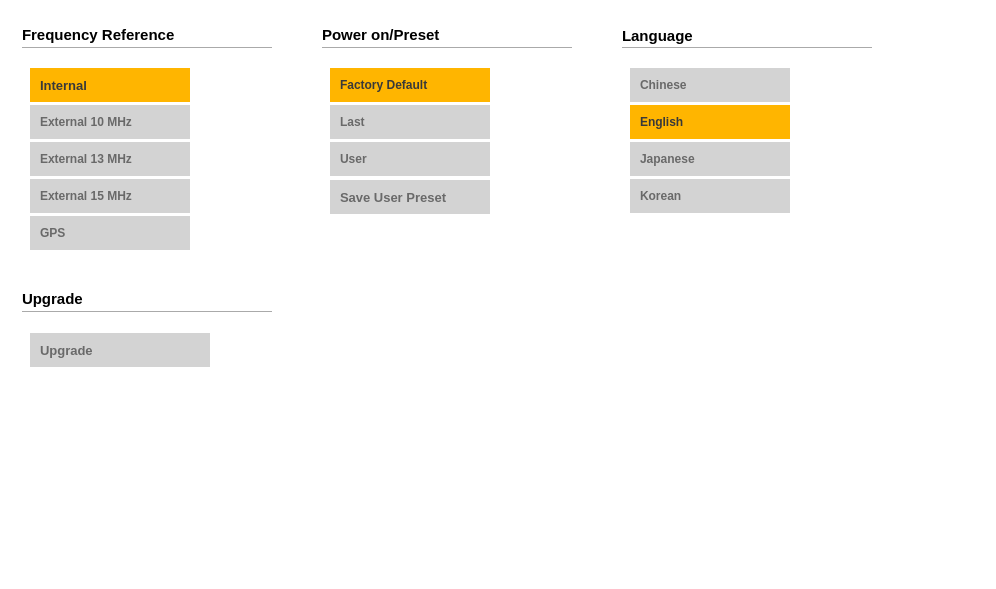
<?xml version="1.0" encoding="UTF-8"?>
<ui version="4.0">
 <class>comset</class>
 <widget class="QWidget" name="comset">
  <property name="geometry">
   <rect>
    <x>0</x>
    <y>0</y>
    <width>996</width>
    <height>589</height>
   </rect>
  </property>
  <property name="windowTitle">
   <string>Form</string>
  </property>
  <property name="styleSheet">
   <string notr="true">background-color: rgba(255, 255, 255,1);</string>
  </property>
  <property name="pltdismode" stdset="0">
   <string>indoor</string>
  </property>
  <widget class="QWidget" name="widget_2" native="true">
   <property name="geometry">
    <rect>
     <x>0</x>
     <y>0</y>
     <width>996</width>
     <height>720</height>
    </rect>
   </property>
   <property name="styleSheet">
    <string notr="true">QPushButton{
padding-left:10px;text-align:left;
color: rgb(105, 105, 105);
background-color: rgb(211, 211, 211);
font: 10pt &quot;Arial&quot;;
font-weight:Bold;
border: none;
}
QPushButton:checked
{
background-color: rgb(255, 181, 0);
color: rgb(57, 57, 57);
}
QLabel{background-color:rgba(0,0,0,0);
font: 11pt &quot;Arial&quot;;font-weight:Bold;}

#comset[pltdismode=&quot;night&quot;] #widget_2
{	
background-color: rgb(0, 0, 0);
}
#comset[pltdismode=&quot;indoor&quot;] #widget_2
{	
background-color:white;
}</string>
   </property>
   <widget class="Line" name="line_4">
    <property name="geometry">
     <rect>
      <x>22</x>
      <y>47</y>
      <width>250</width>
      <height>2</height>
     </rect>
    </property>
    <property name="styleSheet">
     <string notr="true">#comset[pltdismode=&quot;indoor&quot;] #line_4
 {
background-color:rgba(6,62,97,1);	
}
#comset[pltdismode=&quot;night&quot;] #line_4
 {
background-color:rgba(7,97,116,1);
}</string>
    </property>
    <property name="orientation">
     <enum>Qt::Horizontal</enum>
    </property>
   </widget>
   <widget class="QLabel" name="label_4">
    <property name="geometry">
     <rect>
      <x>22</x>
      <y>26</y>
      <width>171</width>
      <height>17</height>
     </rect>
    </property>
    <property name="font">
     <font>
      <family>Arial</family>
      <pointsize>11</pointsize>
      <weight>75</weight>
      <bold>true</bold>
     </font>
    </property>
    <property name="styleSheet">
     <string notr="true">#comset[pltdismode=&quot;indoor&quot;] QLabel 
 {
color:rgba(6,62,97,1);
	background-color: white;
}
#comset[pltdismode=&quot;night&quot;] QLabel 
 {
color:rgba(7,97,116,1);
	background-color: black;
}</string>
    </property>
    <property name="text">
     <string>Frequency Reference</string>
    </property>
   </widget>
   <widget class="Line" name="line_5">
    <property name="geometry">
     <rect>
      <x>322</x>
      <y>47</y>
      <width>250</width>
      <height>2</height>
     </rect>
    </property>
    <property name="styleSheet">
     <string notr="true">#comset[pltdismode=&quot;indoor&quot;] #line_5
 {
background-color:rgba(6,62,97,1);	
}
#comset[pltdismode=&quot;night&quot;] #line_5
 {
background-color:rgba(7,97,116,1);
}</string>
    </property>
    <property name="orientation">
     <enum>Qt::Horizontal</enum>
    </property>
   </widget>
   <widget class="QLabel" name="label_5">
    <property name="geometry">
     <rect>
      <x>322</x>
      <y>26</y>
      <width>121</width>
      <height>17</height>
     </rect>
    </property>
    <property name="font">
     <font>
      <family>Arial</family>
      <pointsize>11</pointsize>
      <weight>75</weight>
      <bold>true</bold>
     </font>
    </property>
    <property name="styleSheet">
     <string notr="true">#comset[pltdismode=&quot;indoor&quot;] QLabel 
 {
color:rgba(6,62,97,1);
	background-color: white;
}
#comset[pltdismode=&quot;night&quot;] QLabel 
 {
color:rgba(7,97,116,1);
	background-color: black;
}</string>
    </property>
    <property name="text">
     <string>Power on/Preset </string>
    </property>
   </widget>
   <widget class="Line" name="line_6">
    <property name="geometry">
     <rect>
      <x>622</x>
      <y>47</y>
      <width>250</width>
      <height>2</height>
     </rect>
    </property>
    <property name="styleSheet">
     <string notr="true">#comset[pltdismode=&quot;indoor&quot;] #line_6
 {
background-color:rgba(6,62,97,1);	
}
#comset[pltdismode=&quot;night&quot;] #line_6
 {
background-color:rgba(7,97,116,1);
}</string>
    </property>
    <property name="orientation">
     <enum>Qt::Horizontal</enum>
    </property>
   </widget>
   <widget class="QLabel" name="label_6">
    <property name="geometry">
     <rect>
      <x>622</x>
      <y>27</y>
      <width>101</width>
      <height>17</height>
     </rect>
    </property>
    <property name="font">
     <font>
      <family>Arial</family>
      <pointsize>11</pointsize>
      <weight>75</weight>
      <italic>false</italic>
      <bold>true</bold>
     </font>
    </property>
    <property name="styleSheet">
     <string notr="true">#comset[pltdismode=&quot;indoor&quot;] QLabel 
 {
color:rgba(6,62,97,1);
	background-color: white;
}
#comset[pltdismode=&quot;night&quot;] QLabel 
 {
color:rgba(7,97,116,1);
	background-color: black;
}</string>
    </property>
    <property name="text">
     <string>Language</string>
    </property>
   </widget>
   <widget class="Line" name="line_7">
    <property name="geometry">
     <rect>
      <x>22</x>
      <y>311</y>
      <width>250</width>
      <height>2</height>
     </rect>
    </property>
    <property name="styleSheet">
     <string notr="true">#comset[pltdismode=&quot;indoor&quot;] #line_7
 {
background-color:rgba(6,62,97,1);	
}
#comset[pltdismode=&quot;night&quot;] #line_7
 {
background-color:rgba(7,97,116,1);
}</string>
    </property>
    <property name="orientation">
     <enum>Qt::Horizontal</enum>
    </property>
   </widget>
   <widget class="QLabel" name="label_7">
    <property name="geometry">
     <rect>
      <x>22</x>
      <y>290</y>
      <width>81</width>
      <height>17</height>
     </rect>
    </property>
    <property name="font">
     <font>
      <family>Arial</family>
      <pointsize>11</pointsize>
      <weight>75</weight>
      <italic>false</italic>
      <bold>true</bold>
     </font>
    </property>
    <property name="styleSheet">
     <string notr="true">#comset[pltdismode=&quot;indoor&quot;] QLabel 
 {
color:rgba(6,62,97,1);
	background-color: white;
}
#comset[pltdismode=&quot;night&quot;] QLabel 
 {
color:rgba(7,97,116,1);
	background-color: black;
}</string>
    </property>
    <property name="text">
     <string>Upgrade</string>
    </property>
   </widget>
   <widget class="QPushButton" name="interrefbtn">
    <property name="geometry">
     <rect>
      <x>30</x>
      <y>68</y>
      <width>160</width>
      <height>34</height>
     </rect>
    </property>
    <property name="font">
     <font>
      <family>Arial</family>
      <pointsize>10</pointsize>
      <weight>75</weight>
      <italic>false</italic>
      <bold>true</bold>
     </font>
    </property>
    <property name="layoutDirection">
     <enum>Qt::LeftToRight</enum>
    </property>
    <property name="styleSheet">
     <string notr="true">#comset[pltdismode=&quot;indoor&quot;] QPushButton
{
color: rgb(105, 105, 105);
background-color: rgb(211, 211, 211);
}
#comset[pltdismode=&quot;night&quot;] QPushButton
{
color: rgb(250,218,166);
background-color: rgb(24,23,20);
}
#comset[pltdismode=&quot;indoor&quot;] QPushButton:checked
{
background-color: rgb(255, 181, 0);
color: rgb(57, 57, 57);
}
#comset[pltdismode=&quot;night&quot;] QPushButton:checked
{
background-color: rgb(255, 156, 0);
color: rgb(0, 0, 0);
}
QPushButton{
padding-left:10px;text-align:left;
font: 10pt &quot;Arial&quot;;
font-weight:Bold;
}</string>
    </property>
    <property name="text">
     <string>Internal</string>
    </property>
    <property name="checkable">
     <bool>true</bool>
    </property>
    <property name="checked">
     <bool>true</bool>
    </property>
    <attribute name="buttonGroup">
     <string notr="true">buttonGroup</string>
    </attribute>
   </widget>
   <widget class="QPushButton" name="ext10btn">
    <property name="geometry">
     <rect>
      <x>30</x>
      <y>105</y>
      <width>160</width>
      <height>34</height>
     </rect>
    </property>
    <property name="styleSheet">
     <string notr="true">#comset[pltdismode=&quot;indoor&quot;] QPushButton
{
color: rgb(105, 105, 105);
background-color: rgb(211, 211, 211);
}
#comset[pltdismode=&quot;night&quot;] QPushButton
{
color: rgb(250,218,166);
background-color: rgb(24,23,20);
}
#comset[pltdismode=&quot;indoor&quot;] QPushButton:checked
{
background-color: rgb(255, 181, 0);
color: rgb(57, 57, 57);
}
#comset[pltdismode=&quot;night&quot;] QPushButton:checked
{
background-color: rgb(255, 156, 0);
color: rgb(0, 0, 0);
}
QPushButton{
padding-left:10px;text-align:left;
font: 10pt &quot;Arial&quot;;
font-weight:Bold;
}</string>
    </property>
    <property name="text">
     <string>External 10 MHz</string>
    </property>
    <property name="checkable">
     <bool>true</bool>
    </property>
    <attribute name="buttonGroup">
     <string notr="true">buttonGroup</string>
    </attribute>
   </widget>
   <widget class="QPushButton" name="ext13btn">
    <property name="geometry">
     <rect>
      <x>30</x>
      <y>142</y>
      <width>160</width>
      <height>34</height>
     </rect>
    </property>
    <property name="styleSheet">
     <string notr="true">#comset[pltdismode=&quot;indoor&quot;] QPushButton
{
color: rgb(105, 105, 105);
background-color: rgb(211, 211, 211);
}
#comset[pltdismode=&quot;night&quot;] QPushButton
{
color: rgb(250,218,166);
background-color: rgb(24,23,20);
}
#comset[pltdismode=&quot;indoor&quot;] QPushButton:checked
{
background-color: rgb(255, 181, 0);
color: rgb(57, 57, 57);
}
#comset[pltdismode=&quot;night&quot;] QPushButton:checked
{
background-color: rgb(255, 156, 0);
color: rgb(0, 0, 0);
}
QPushButton{
padding-left:10px;text-align:left;
font: 10pt &quot;Arial&quot;;
font-weight:Bold;
}</string>
    </property>
    <property name="text">
     <string>External 13 MHz</string>
    </property>
    <property name="checkable">
     <bool>true</bool>
    </property>
    <attribute name="buttonGroup">
     <string notr="true">buttonGroup</string>
    </attribute>
   </widget>
   <widget class="QPushButton" name="ext15btn">
    <property name="geometry">
     <rect>
      <x>30</x>
      <y>179</y>
      <width>160</width>
      <height>34</height>
     </rect>
    </property>
    <property name="styleSheet">
     <string notr="true">#comset[pltdismode=&quot;indoor&quot;] QPushButton
{
color: rgb(105, 105, 105);
background-color: rgb(211, 211, 211);
}
#comset[pltdismode=&quot;night&quot;] QPushButton
{
color: rgb(250,218,166);
background-color: rgb(24,23,20);
}
#comset[pltdismode=&quot;indoor&quot;] QPushButton:checked
{
background-color: rgb(255, 181, 0);
color: rgb(57, 57, 57);
}
#comset[pltdismode=&quot;night&quot;] QPushButton:checked
{
background-color: rgb(255, 156, 0);
color: rgb(0, 0, 0);
}
QPushButton{
padding-left:10px;text-align:left;
font: 10pt &quot;Arial&quot;;
font-weight:Bold;
}</string>
    </property>
    <property name="text">
     <string>External 15 MHz</string>
    </property>
    <property name="checkable">
     <bool>true</bool>
    </property>
    <attribute name="buttonGroup">
     <string notr="true">buttonGroup</string>
    </attribute>
   </widget>
   <widget class="QPushButton" name="gpsrefbtn">
    <property name="geometry">
     <rect>
      <x>30</x>
      <y>216</y>
      <width>160</width>
      <height>34</height>
     </rect>
    </property>
    <property name="styleSheet">
     <string notr="true">#comset[pltdismode=&quot;indoor&quot;] QPushButton
{
color: rgb(105, 105, 105);
background-color: rgb(211, 211, 211);
}
#comset[pltdismode=&quot;night&quot;] QPushButton
{
color: rgb(250,218,166);
background-color: rgb(24,23,20);
}
#comset[pltdismode=&quot;indoor&quot;] QPushButton:checked
{
background-color: rgb(255, 181, 0);
color: rgb(57, 57, 57);
}
#comset[pltdismode=&quot;night&quot;] QPushButton:checked
{
background-color: rgb(255, 156, 0);
color: rgb(0, 0, 0);
}
QPushButton{
padding-left:10px;text-align:left;
font: 10pt &quot;Arial&quot;;
font-weight:Bold;
}</string>
    </property>
    <property name="text">
     <string>GPS</string>
    </property>
    <property name="checkable">
     <bool>true</bool>
    </property>
    <attribute name="buttonGroup">
     <string notr="true">buttonGroup</string>
    </attribute>
   </widget>
   <widget class="QPushButton" name="pushButton_12">
    <property name="geometry">
     <rect>
      <x>330</x>
      <y>68</y>
      <width>160</width>
      <height>34</height>
     </rect>
    </property>
    <property name="styleSheet">
     <string notr="true">#comset[pltdismode=&quot;indoor&quot;] QPushButton
{
color: rgb(105, 105, 105);
background-color: rgb(211, 211, 211);
}
#comset[pltdismode=&quot;night&quot;] QPushButton
{
color: rgb(250,218,166);
background-color: rgb(24,23,20);
}
#comset[pltdismode=&quot;indoor&quot;] QPushButton:checked
{
background-color: rgb(255, 181, 0);
color: rgb(57, 57, 57);
}
#comset[pltdismode=&quot;night&quot;] QPushButton:checked
{
background-color: rgb(255, 156, 0);
color: rgb(0, 0, 0);
}
QPushButton{
padding-left:10px;text-align:left;
font: 10pt &quot;Arial&quot;;
font-weight:Bold;
}</string>
    </property>
    <property name="text">
     <string>Factory Default </string>
    </property>
    <property name="checkable">
     <bool>true</bool>
    </property>
    <property name="checked">
     <bool>true</bool>
    </property>
    <attribute name="buttonGroup">
     <string notr="true">buttonGroup_2</string>
    </attribute>
   </widget>
   <widget class="QPushButton" name="pushButton_13">
    <property name="geometry">
     <rect>
      <x>330</x>
      <y>105</y>
      <width>160</width>
      <height>34</height>
     </rect>
    </property>
    <property name="styleSheet">
     <string notr="true">#comset[pltdismode=&quot;indoor&quot;] QPushButton
{
color: rgb(105, 105, 105);
background-color: rgb(211, 211, 211);
}
#comset[pltdismode=&quot;night&quot;] QPushButton
{
color: rgb(250,218,166);
background-color: rgb(24,23,20);
}
#comset[pltdismode=&quot;indoor&quot;] QPushButton:checked
{
background-color: rgb(255, 181, 0);
color: rgb(57, 57, 57);
}
#comset[pltdismode=&quot;night&quot;] QPushButton:checked
{
background-color: rgb(255, 156, 0);
color: rgb(0, 0, 0);
}
QPushButton{
padding-left:10px;text-align:left;
font: 10pt &quot;Arial&quot;;
font-weight:Bold;
}</string>
    </property>
    <property name="text">
     <string>Last</string>
    </property>
    <property name="checkable">
     <bool>true</bool>
    </property>
    <attribute name="buttonGroup">
     <string notr="true">buttonGroup_2</string>
    </attribute>
   </widget>
   <widget class="QPushButton" name="pushButton_14">
    <property name="geometry">
     <rect>
      <x>330</x>
      <y>142</y>
      <width>160</width>
      <height>34</height>
     </rect>
    </property>
    <property name="styleSheet">
     <string notr="true">#comset[pltdismode=&quot;indoor&quot;] QPushButton
{
color: rgb(105, 105, 105);
background-color: rgb(211, 211, 211);
}
#comset[pltdismode=&quot;night&quot;] QPushButton
{
color: rgb(250,218,166);
background-color: rgb(24,23,20);
}
#comset[pltdismode=&quot;indoor&quot;] QPushButton:checked
{
background-color: rgb(255, 181, 0);
color: rgb(57, 57, 57);
}
#comset[pltdismode=&quot;night&quot;] QPushButton:checked
{
background-color: rgb(255, 156, 0);
color: rgb(0, 0, 0);
}
QPushButton{
padding-left:10px;text-align:left;
font: 10pt &quot;Arial&quot;;
font-weight:Bold;
}</string>
    </property>
    <property name="text">
     <string>User</string>
    </property>
    <property name="checkable">
     <bool>true</bool>
    </property>
    <attribute name="buttonGroup">
     <string notr="true">buttonGroup_2</string>
    </attribute>
   </widget>
   <widget class="QPushButton" name="pushButton_15">
    <property name="enabled">
     <bool>false</bool>
    </property>
    <property name="geometry">
     <rect>
      <x>630</x>
      <y>68</y>
      <width>160</width>
      <height>34</height>
     </rect>
    </property>
    <property name="styleSheet">
     <string notr="true">#comset[pltdismode=&quot;indoor&quot;] QPushButton
{
color: rgb(105, 105, 105);
/*background-color: rgb(211, 211, 211);*/
	background-color: rgb(238, 238, 236);
}
#comset[pltdismode=&quot;night&quot;] QPushButton
{
color: rgb(250,218,166);
background-color: rgb(24,23,20);
}
#comset[pltdismode=&quot;indoor&quot;] QPushButton:checked
{
background-color: rgb(255, 181, 0);
color: rgb(57, 57, 57);
}
#comset[pltdismode=&quot;night&quot;] QPushButton:checked
{
background-color: rgb(255, 156, 0);
color: rgb(0, 0, 0);
}
QPushButton{
padding-left:10px;text-align:left;
font: 10pt &quot;Arial&quot;;
font-weight:Bold;
}</string>
    </property>
    <property name="text">
     <string>Chinese </string>
    </property>
    <property name="checkable">
     <bool>true</bool>
    </property>
    <attribute name="buttonGroup">
     <string notr="true">buttonGroup_3</string>
    </attribute>
   </widget>
   <widget class="QPushButton" name="pushButton_16">
    <property name="geometry">
     <rect>
      <x>630</x>
      <y>105</y>
      <width>160</width>
      <height>34</height>
     </rect>
    </property>
    <property name="styleSheet">
     <string notr="true">#comset[pltdismode=&quot;indoor&quot;] QPushButton
{
color: rgb(105, 105, 105);
background-color: rgb(211, 211, 211);
}
#comset[pltdismode=&quot;night&quot;] QPushButton
{
color: rgb(250,218,166);
background-color: rgb(24,23,20);
}
#comset[pltdismode=&quot;indoor&quot;] QPushButton:checked
{
background-color: rgb(255, 181, 0);
color: rgb(57, 57, 57);
}
#comset[pltdismode=&quot;night&quot;] QPushButton:checked
{
background-color: rgb(255, 156, 0);
color: rgb(0, 0, 0);
}
QPushButton{
padding-left:10px;text-align:left;
font: 10pt &quot;Arial&quot;;
font-weight:Bold;
}</string>
    </property>
    <property name="text">
     <string>English</string>
    </property>
    <property name="checkable">
     <bool>true</bool>
    </property>
    <property name="checked">
     <bool>true</bool>
    </property>
    <attribute name="buttonGroup">
     <string notr="true">buttonGroup_3</string>
    </attribute>
   </widget>
   <widget class="QPushButton" name="pushButton_17">
    <property name="enabled">
     <bool>false</bool>
    </property>
    <property name="geometry">
     <rect>
      <x>630</x>
      <y>142</y>
      <width>160</width>
      <height>34</height>
     </rect>
    </property>
    <property name="styleSheet">
     <string notr="true">#comset[pltdismode=&quot;indoor&quot;] QPushButton
{
color: rgb(105, 105, 105);
/*background-color: rgb(211, 211, 211);*/
	background-color: rgb(238, 238, 236);
}
#comset[pltdismode=&quot;night&quot;] QPushButton
{
color: rgb(250,218,166);
background-color: rgb(24,23,20);
}
#comset[pltdismode=&quot;indoor&quot;] QPushButton:checked
{
background-color: rgb(255, 181, 0);
color: rgb(57, 57, 57);
}
#comset[pltdismode=&quot;night&quot;] QPushButton:checked
{
background-color: rgb(255, 156, 0);
color: rgb(0, 0, 0);
}
QPushButton{
padding-left:10px;text-align:left;
font: 10pt &quot;Arial&quot;;
font-weight:Bold;
}</string>
    </property>
    <property name="text">
     <string>Japanese </string>
    </property>
    <property name="checkable">
     <bool>true</bool>
    </property>
    <attribute name="buttonGroup">
     <string notr="true">buttonGroup_3</string>
    </attribute>
   </widget>
   <widget class="QPushButton" name="pushButton_18">
    <property name="enabled">
     <bool>false</bool>
    </property>
    <property name="geometry">
     <rect>
      <x>630</x>
      <y>179</y>
      <width>160</width>
      <height>34</height>
     </rect>
    </property>
    <property name="styleSheet">
     <string notr="true">#comset[pltdismode=&quot;indoor&quot;] QPushButton
{
color: rgb(105, 105, 105);
/*background-color: rgb(211, 211, 211);*/
	background-color: rgb(238, 238, 236);
}
#comset[pltdismode=&quot;night&quot;] QPushButton
{
color: rgb(250,218,166);
background-color: rgb(24,23,20);
}
#comset[pltdismode=&quot;indoor&quot;] QPushButton:checked
{
background-color: rgb(255, 181, 0);
color: rgb(57, 57, 57);
}
#comset[pltdismode=&quot;night&quot;] QPushButton:checked
{
background-color: rgb(255, 156, 0);
color: rgb(0, 0, 0);
}
QPushButton{
padding-left:10px;text-align:left;
font: 10pt &quot;Arial&quot;;
font-weight:Bold;
}</string>
    </property>
    <property name="text">
     <string>Korean</string>
    </property>
    <property name="checkable">
     <bool>true</bool>
    </property>
    <attribute name="buttonGroup">
     <string notr="true">buttonGroup_3</string>
    </attribute>
   </widget>
   <widget class="QPushButton" name="pushButton_19">
    <property name="enabled">
     <bool>true</bool>
    </property>
    <property name="geometry">
     <rect>
      <x>30</x>
      <y>333</y>
      <width>180</width>
      <height>34</height>
     </rect>
    </property>
    <property name="font">
     <font>
      <family>Arial</family>
      <pointsize>10</pointsize>
      <weight>75</weight>
      <italic>false</italic>
      <bold>true</bold>
     </font>
    </property>
    <property name="styleSheet">
     <string notr="true">#comset[pltdismode=&quot;indoor&quot;] QPushButton
{
color: rgb(255, 255, 255);
background-color: rgb(85, 87, 83);
text-align:center;
}
#comset[pltdismode=&quot;night&quot;] QPushButton
{
color: rgb(250,218,166);
border-image: url(:/bit/image/click_night.png);
text-align:center;
}</string>
    </property>
    <property name="text">
     <string>Upgrade</string>
    </property>
   </widget>
   <widget class="QPushButton" name="pushButton_20">
    <property name="geometry">
     <rect>
      <x>330</x>
      <y>180</y>
      <width>160</width>
      <height>34</height>
     </rect>
    </property>
    <property name="font">
     <font>
      <family>Arial</family>
      <pointsize>10</pointsize>
      <weight>75</weight>
      <italic>false</italic>
      <bold>true</bold>
     </font>
    </property>
    <property name="styleSheet">
     <string notr="true">#comset[pltdismode=&quot;indoor&quot;] QPushButton
{
color: rgb(255, 255, 255);
background-color: rgb(85, 87, 83);
text-align:center;
}
#comset[pltdismode=&quot;night&quot;] QPushButton
{
color: rgb(250,218,166);
border-image: url(:/bit/image/click_night.png);
text-align:center;
}</string>
    </property>
    <property name="text">
     <string>Save User Preset</string>
    </property>
   </widget>
  </widget>
 </widget>
 <resources/>
 <connections/>
 <buttongroups>
  <buttongroup name="buttonGroup"/>
  <buttongroup name="buttonGroup_2"/>
  <buttongroup name="buttonGroup_3"/>
 </buttongroups>
</ui>
